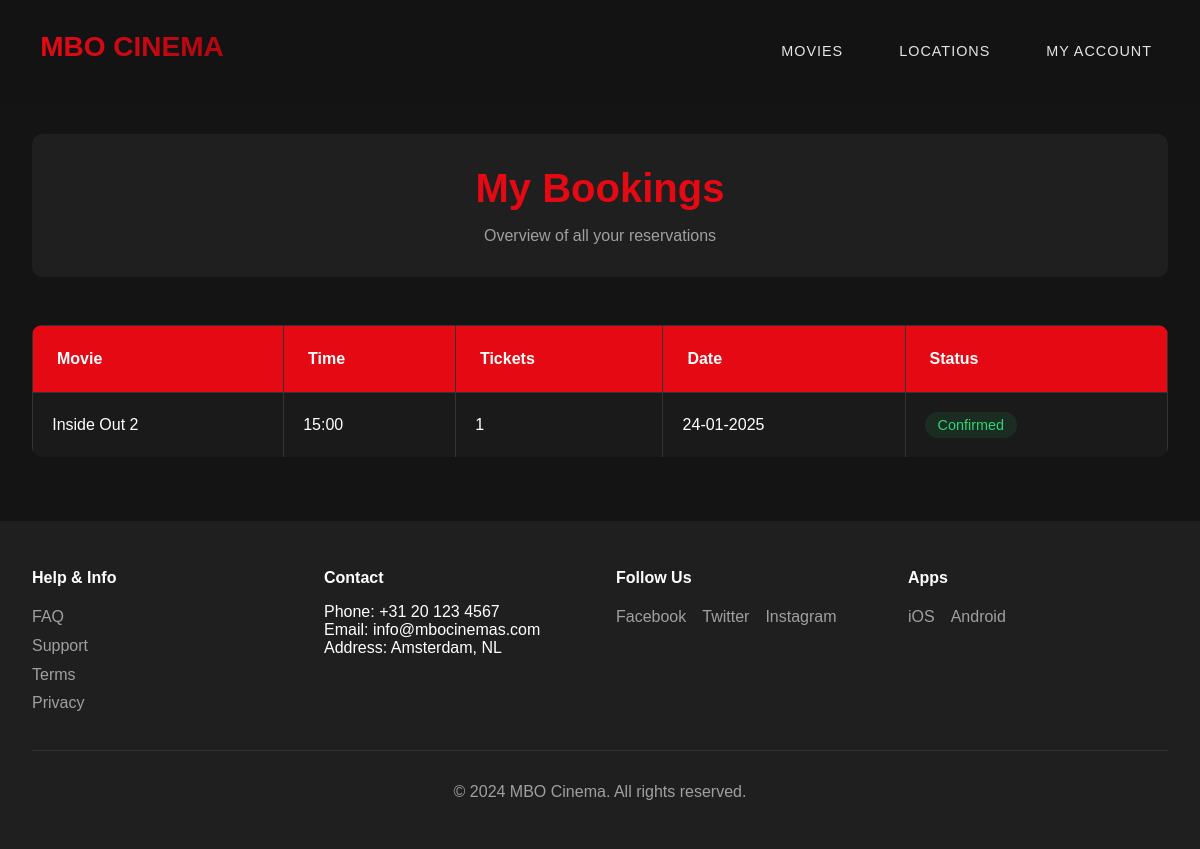
The app's page /bookings.php (signed in) with its own data.
### tables this page shows
CREATE TABLE `bookings` (
  `id` int NOT NULL,
  `user_id` int NOT NULL,
  `movie_id` int NOT NULL,
  `show_time` varchar(20) NOT NULL,
  `num_tickets` int NOT NULL,
  `booking_date` timestamp NULL DEFAULT CURRENT_TIMESTAMP
);

CREATE TABLE `movies` (
  `id` int NOT NULL,
  `title` varchar(100) NOT NULL,
  `genre` varchar(50) NOT NULL,
  `rating` float NOT NULL,
  `duration` varchar(20) NOT NULL,
  `description` text NOT NULL,
  `locations` varchar(255) NOT NULL,
  `times` varchar(255) NOT NULL,
  `imageUrl` varchar(512) NOT NULL,
  `created_at` timestamp NULL DEFAULT CURRENT_TIMESTAMP
);

### bookings.php (the view, shortened to what this page needs)
<?php
try {
    $pdo = Database::getInstance();
    $stmt = $pdo->prepare("
        SELECT movies.title, bookings.*
        FROM bookings
        JOIN movies ON bookings.movie_id = movies.id
        WHERE user_id = ?
        ORDER BY booking_date DESC
    ");
    $stmt->execute([$_SESSION['user_id']]);
    $bookings = $stmt->fetchAll();
} catch (PDOException $e) {
    die("Database error: " . $e->getMessage());
}
?>
<!DOCTYPE html>
<html lang="en">
<head>
    <link rel="stylesheet" href="css/style.css">
</head>
<body>
    <header class="header">
        <nav class="nav">
            <section class="logo">
                <a href="index.php">
                    <svg width="200" height="50" viewBox="0 0 200 50">
                        <text x="50%" y="50%" text-anchor="middle" dominant-baseline="middle"
                            fill="url(#logoGrad)"
                            style="font-size:28px; font-weight:800; font-family:'Poppins',sans-serif;">
                            MBO CINEMA
                        </text>
                    </svg>
                </a>
            </section>
            <section class="nav-links">
                <a href="movies.php">Movies</a>
                <a href="locations.php">Locations</a>
                <a href="myaccount.php">My Account</a>
            </section>
        </nav>
    </header>
    <main class="bookings-container">
        <section class="bookings-header">
            <h1 style="color: #e50914; font-size: 2.5rem; margin-bottom: 1rem;">My Bookings</h1>
            <p style="color: #a0a0a0;">Overview of all your reservations</p>
        </section>
        <table class="booking-table">
            <thead>
                <tr>
                    <th>Movie</th>
                    <th>Time</th>
                    <th>Tickets</th>
                    <th>Date</th>
                    <th>Status</th>
                </tr>
            </thead>
            <tbody>
                <?php foreach($bookings as $booking): ?>
                    <tr>
                        <td><?= htmlspecialchars($booking['title']) ?></td>
                        <td><?= $booking['show_time'] ?></td>
                        <td><?= $booking['num_tickets'] ?></td>
                        <td><?= date('d-m-Y', strtotime($booking['booking_date'])) ?></td>
                        <td>
                            <span class="booking-status status-confirmed">Confirmed</span>
                        </td>
                    </tr>
                <?php endforeach; ?>
            </tbody>
        </table>
    </main>
    <footer>
        <section class="footer-content">
            <div class="footer-grid">
                <div class="footer-section">
                    <h4>Help & Info</h4>
                    <ul>
                        <li><a href="#">FAQ</a></li>
                        <li><a href="#">Support</a></li>
                        <li><a href="#">Terms</a></li>
                        <li><a href="#">Privacy</a></li>
                    </ul>
                </div>
                <div class="footer-section">
                    <h4>Contact</h4>
                    <ul>
                        <li>Phone: +31 20 123 4567</li>
                        <li>Email: info@mbocinemas.com</li>
                        <li>Address: Amsterdam, NL</li>
                    </ul>
                </div>
                <div class="footer-section">
                    <h4>Follow Us</h4>
                    <div class="social-links">
                        <a href="#">Facebook</a>
                        <a href="#">Twitter</a>
                        <a href="#">Instagram</a>
                    </div>
                </div>
                <div class="footer-section">
                    <h4>Apps</h4>
                    <div class="app-links">
                        <a href="#">iOS</a>
                        <a href="#">Android</a>
                    </div>
                </div>
            </div>
            <div class="copyright">
                © 2024 MBO Cinema. All rights reserved.
            </div>
        </section>
    </footer>
</body>
</html>

### css/style.css (style rules this page uses)
:root { --primary: #e50914; --secondary: #141414; --background: #141414; --text: #ffffff; }
* { margin: 0; padding: 0; box-sizing: border-box; font-family: 'Poppins', sans-serif; }
body { background: var(--background); color: var(--text); overflow-x: hidden; }
.header { background: rgba(20,20,20,0.95); padding: 0.5rem 0; position: sticky; top: 0; z-index: 100; }
.nav { padding: 1rem 2rem; display: flex; justify-content: space-between; align-items: center; max-width: 1200px; margin: 0 auto; animation: slideDown 0.5s ease-out; }
.logo svg { height: 50px; width: 200px; }
.nav-links { display: flex; gap: 1.5rem; }
.nav-links a { text-transform: uppercase; font-size: 0.9rem; letter-spacing: 1px; font-weight: 500; padding: 0.5rem 1rem; border-radius: 4px; color: #e5e5e5; text-decoration: none; transition: 0.3s, color 0.3s; }
footer { background: #1f1f1f; padding: 3rem 0; margin-top: 4rem; }
.footer-content { max-width: 1200px; margin: 0 auto; padding: 0 2rem; }
.footer-grid { display: grid; grid-template-columns: repeat(auto-fit, minmax(200px, 1fr)); gap: 2rem; }
footer h4 { color: #fff; margin-bottom: 1rem; }
footer ul { list-style: none; }
footer a { color: #a0a0a0; text-decoration: none; line-height: 1.8; }
.social-links, .app-links { display: flex; gap: 1rem; }
.copyright { text-align: center; margin-top: 2rem; padding-top: 2rem; border-top: 1px solid #333; color: #a0a0a0; }
.booking-table { width: 100%; border-collapse: collapse; margin: 0 auto; text-align: left; }
.booking-table thead { background-color: #e50914; color: #fff; }
.booking-table th, .booking-table td { padding: 0.75rem 1rem; border: 1px solid #333; }

### bookings.php (style rules this page uses)
.bookings-container { max-width: 1200px; margin: 2rem auto; padding: 0 2rem; }
.bookings-header { text-align: center; margin-bottom: 3rem; padding: 2rem; background: #1f1f1f; border-radius: 10px; }
.booking-table { width: 100%; border-collapse: collapse; background: #1a1a1a; border-radius: 10px; overflow: hidden; }
.booking-table thead { background: #e50914; }
.booking-table th { padding: 1.5rem; text-align: left; color: white; }
.booking-table td { padding: 1.2rem; border-bottom: 1px solid #2d2d2d; color: #ffffff; }
.booking-table tr:last-child td { border-bottom: none; }
.booking-status { display: inline-block; padding: 0.3rem 0.8rem; border-radius: 15px; font-size: 0.9rem; }
.status-confirmed { background: rgba(46, 213, 115, 0.1); color: #2ed573; }

### records on screen
bookings: movie.title "Inside Out 2", show_time "15:00", num_tickets "1", booking_date "24-01-2025"
